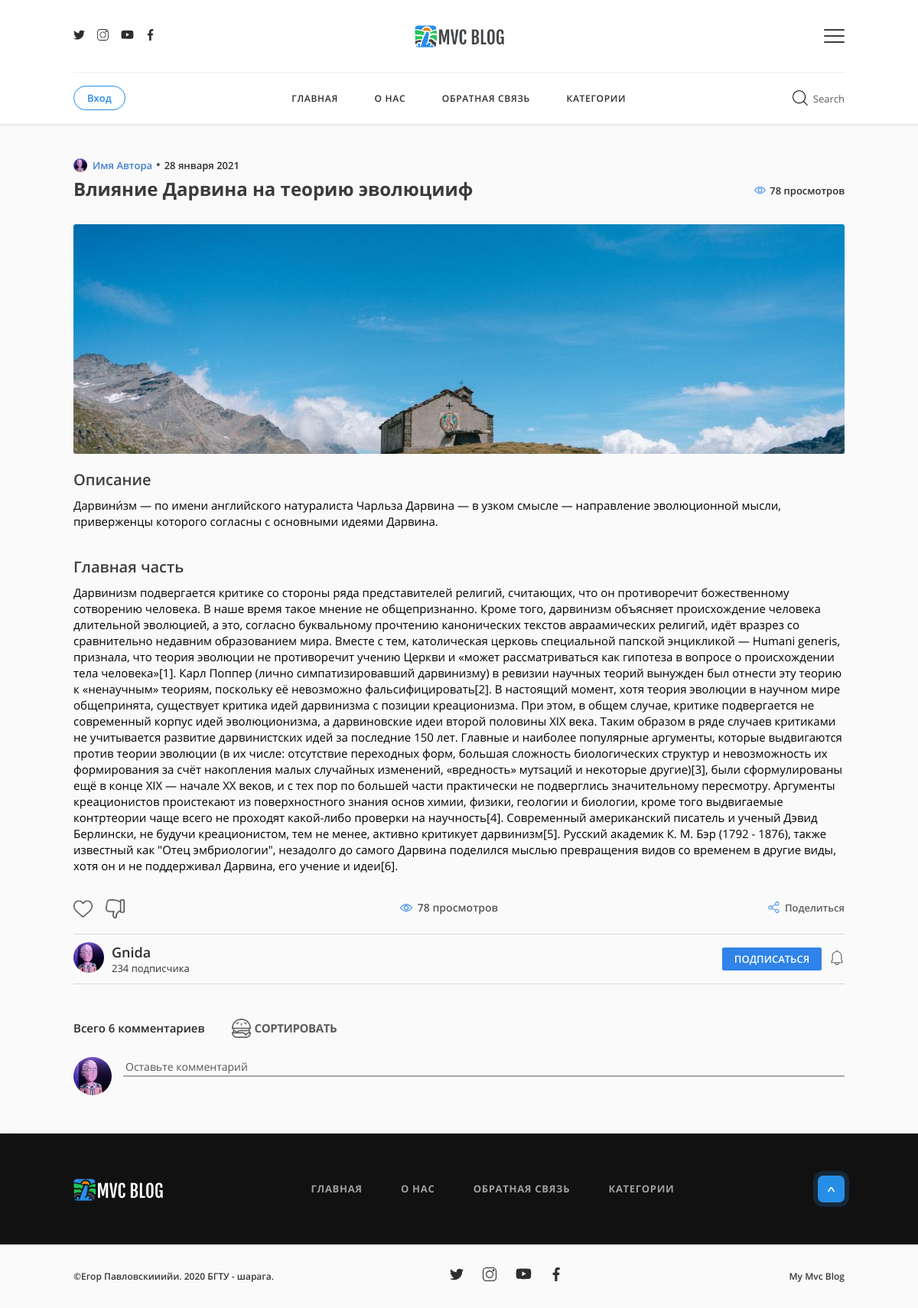
/post/126, run on the app's committed database.
### tables this page shows
CREATE TABLE `posts` (
  `id` int(11) NOT NULL,
  `name` text DEFAULT NULL,
  `description` text DEFAULT NULL,
  `text` text DEFAULT NULL,
  `date_of_create` datetime DEFAULT NULL,
  `date_of_last_edit` datetime DEFAULT NULL,
  `likes` int(11) NOT NULL DEFAULT 0,
  `dislikes` int(11) NOT NULL DEFAULT 0,
  `views` int(11) NOT NULL DEFAULT 0
);

### application/controllers/MainController.php (called while the page is built, shortened)
<?php
class MainController extends Controller {
    public $account;
    public function __construct($route)
    {
        $this->account = new Account();
    }
    public function postAction(){
        $admin = new Admin();
        $postId = $this->route['id'];
        if(!$admin->postExistCheck($postId)) {
            View::errorCode('404');
        }
        $userData = $this->account->getAuthorizeData();
        $post = $admin->getPostById($postId);
        $colOfComments = $this->model->commentsCount($postId);
        $params = [
            'post' => $post,
            'userData' => $userData,
            'colOfComments' => $colOfComments
        ];
        $this->view->render('Пост', $params);
    }
}

### index.php (called while the page is built, shortened)
<?php
spl_autoload_register(function($class){
    $src = str_replace('\\', '/', $class) . '.php';
});
$s = new Router();
$s->run();

### application/config/db.php (called while the page is built)
<?php
return [
    'host' => 'localhost',
    'name' => 'mvc_db',
    'user' => 'root',
    'password' => 'root',
    'charset' => 'utf8'
];

### application/lib/Db.php (called while the page is built, shortened)
<?php
class Db
{
   protected $db;
   public function __construct()
   {
       $config =  require 'application/config/db.php';
       $this->db = new PDO("mysql:host={$config['host']};dbname={$config['name']};charset={$config['charset']}", $config['user'], $config['password']);
   }
    public function query($request, $params = [])
    {
        $query = $this->db->prepare($request);
        if (!empty($params)) {
            foreach ($params as $key => $param) {
                if (is_int($param)) {
                    $query->bindValue(':' . $key, $param, PDO::PARAM_INT);
                } else {
                    $query->bindValue(':' . $key, $param, PDO::PARAM_STR);
                }
            }
        }
        if(!$query->execute()){
            return false;
        }
        return $query;
    }
    public function row($request, $params = []){
        $query = $this->query($request, $params);
        $result = $query->fetchAll(PDO::FETCH_ASSOC);
        return $result;
    }
    public function column($request, $params = []){
        $query = $this->query($request, $params);
        return $query->fetchColumn();
    }
}

### application/core/Controller.php (called while the page is built, shortened)
<?php
abstract class Controller {
	public $route;
	public $acl;
	public function __construct($route) {
        $this->route = $route;
        if($this->checkAcl()) {
            $this->model = $this->loadModel($route['controller']);
        } else{
            View::errorCode(403);
        }
	}
	public function loadModel($name){
	    $path = 'application\models\\'.ucfirst($name);
	    if(class_exists($path)){
	        return new $path();
        }
    }
    public function checkAcl(){
	    $filename = 'application/acl/'.$this->route['controller'].'.php';
	    if(file_exists($filename)){
            $this->acl = require $filename;
            if($this->isAcl('all')){
                return true;
            }
            return false;
        } else{
	        View::errorCode(404);
        }
    }
    public function isAcl($key){
        return in_array($this->route['action'], $this->acl[$key]);
    }
}

### application/models/Admin.php (called while the page is built, shortened)
<?php
class Admin extends Model
{
    public function postExistCheck($id)
    {
        if($this->db->column('SELECT id FROM posts WHERE id = :id', ['id' => $id])){
            if(file_exists('public/uploaded_information/'.$id.'.jpg')){
                return true;
            }
        }
        return false;
    }
    public function getPostById($id){
        $params = [
            'id' => $id
        ];
        return $this->db->row('SELECT * FROM posts WHERE id = :id', $params)[0];
    }
}

### application/core/Model.php (called while the page is built, shortened)
<?php
abstract class Model {
	public function __construct() {
        $this->db = new Db();
	}
}

### application/models/Main.php (called while the page is built, shortened)
<?php
class Main extends Model {
    public function commentsCount($postId){
        $params = [
            'post_id' => $postId,
            'record_type' => 'comment'
        ];
        return $this->db->column('SELECT COUNT(author_id) FROM comments WHERE post_id = :post_id AND record_type = :record_type', $params);
    }
}

### application/views/main/post.php (the view, shortened to what this page needs)
</header>
<article class="post">
    <div class="column">
        <div class="post_sub_block">
            <div class="header_post_inf">
                <div class="author">
                    <a href="/account/userprofile/64">
                        <img src="/public/users_icons/64.png">
                        <span>Имя Автора</span>
                    </a>
                </div>
                <p>&bull;</p>
                <div class="date">
                    <span>
                        <?php
                            $postDateStr = $post['date_of_create'];
                            if($post['date_of_last_edit']) {
                                $postDateStr = $post['date_of_last_edit'];
                            }
                            $postDate = strtotime($postDateStr);
                            $arr = [
                                'января',
                                'февраля',
                                'марта',
                                'апреля',
                                'мая',
                                'июня',
                                'июля',
                                'августа',
                                'сентября',
                                'октября',
                                'ноября',
                                'декабря'
                            ];
                            $month = $arr[date('n', $postDate)-1];
                            echo date('j ', $postDate) . $month . date(' Y', $postDate);
                        ?>
                    </span>
                </div>
            </div>
            <div class="post_information">
                <div class="post_name"><?=$post['name']?></div>
                <div class="inf">
                    <div class="views">
                        <img src="/public/imgs/eye.svg">
                        <span>
                            <?=$post['views'] . ' ' . $this->valuesFormatter($post['views'], 'просмотров', 'просмотр', 'просмотра')?>
                        </span>
                    </div>
                </div>
            </div>
            <img class="post_img" src="/public/uploaded_information/<?=$post['id']?>.jpg">
            <div class="post_description">
                <p> <span>Описание</span><br>
                    <p class="descrpton">
                        <?=$post['description']?>
                    </p>
                </p>
            </div>
            <div class="post_text">
                <p><span>Главная часть</span><br>
                    <p class="text">
                        <?=$post['text']?>
                    </p>
                </p>
            </div>
        </div>
        <div class="post_activities">
            <div class="post_marks_block">
                <div class="post_marks">
                    <div class="likes <?php if(empty($userData)) echo 'non-authorize';?>">
                        <div class="img"></div>
                    </div>
                    <div class="dislikes <?php if(empty($userData)) echo 'non-authorize';?>">
                        <div class="img"></div>
                    </div>
                </div>
                <div class="views">
                    <img src="/public/imgs/eye.svg">
                    <p>
                        <?=$post['views'] . ' ' . $this->valuesFormatter($post['views'], 'просмотров', 'просмотр', 'просмотра')?>
                    </p>
                </div>
                <div class="share">
                    <img src="/public/imgs/share.svg"/>
                    <p>Поделиться</p>
                </div>
            </div>
            <div class="post_author_information">
                <div class="author_block">
                    <a class="author_icon_block" href="/account/userprofile/64">
                        <img src="/public/users_icons/64.png">
                    </a>
                    <div class="name_block">
                        <a class="name" href="/account/userprofile/64">
                            <p>Gnida</p>
                        </a>
                        <p class="subscribers">234 подписчика</p>
                    </div>
                </div>
                <div class="subscribe_block">
                    <div class="subscribe <?php if(empty($userData)) echo 'non-authorize';?>">
                        <p>
                            Подписаться
                        </p>
                    </div>
                    <div class="notifications <?php if(empty($userData)) echo 'non-authorize';?>">
                        <img src="/public/imgs/notification.svg"/>
                    </div>
                </div>
            </div>
        </div>
        <div class="comments_block">
            <div class="column">
                <div class="comments_block_head">
                    <div class="comments_info">
                        <p class="col_of_comments">
                            Всего
                            <span>
                                <?=$colOfComments?>
                            </span>
                            <?=$this->valuesFormatter($colOfComments, 'комментариев', 'комментарий', 'комментария')?>
                        </p>
                        <div class="filters_block">
                            <div class="filters_open_trigger">
                                <img src="/public/imgs/burger_comments.png" alt="filter picture">
                                <p>Сортировать</p>
                            </div>
                        </div>
                    </div>
                    <div class="comments_send_block">
                        <?php if( !isset($_SESSION['authorize']) AND !isset($_COOKIE['authorize']) ): ?>
                            <img class="user_avatar" src="/public/imgs/user_base_avatar.jpg" alt="user avatar">
                        <?php else: ?>
                            <img class="user_avatar" src="/public/users_icons/<?=$userData['id']?>.png" alt="user avatar">
                        <?php endif;?>
                        <form action="" method="post">
                            <div class="send_comment_input_block">
                                <textarea required name="comment" placeholder="Оставьте комментарий"></textarea>
                            </div>
                        </form>
                    </div>
                </div>
            </div>
        </div>
    </div>
</article>

### data on the page
posts: date_of_last_edit "28", date_of_last_edit "января", date_of_last_edit "2021", name "Влияние Дарвина на теорию эволюцииф", views "78", views "просмотров", description "Дарвини́зм — по имени английского натуралиста Чарльза Дарвина — в узком смысле — направление эволюционной мысли, приверженцы которого согласны с основными идеями Дарвина.", text "Дарвинизм подвергается критике со стороны ряда представителей религий, считающих, что он противоречит божественному сотворению человека. В наше время такое мнение не общепризнанно. Кроме того, дарвинизм объясняет происхождение человека длительной эволюцией, а это, согласно буквальному прочтению канонических текстов авраамических религий, идёт вразрез со сравнительно недавним образованием мира. Вместе с тем, католическая церковь специальной папской энцикликой — Humani generis, признала, что теория эволюции не противоречит учению Церкви и «может рассматриваться как гипотеза в вопросе о происхождении тела человека»[1]. Карл Поппер (лично симпатизировавший дарвинизму) в ревизии научных теорий…"

### other printed values
$colOfComments "6"
